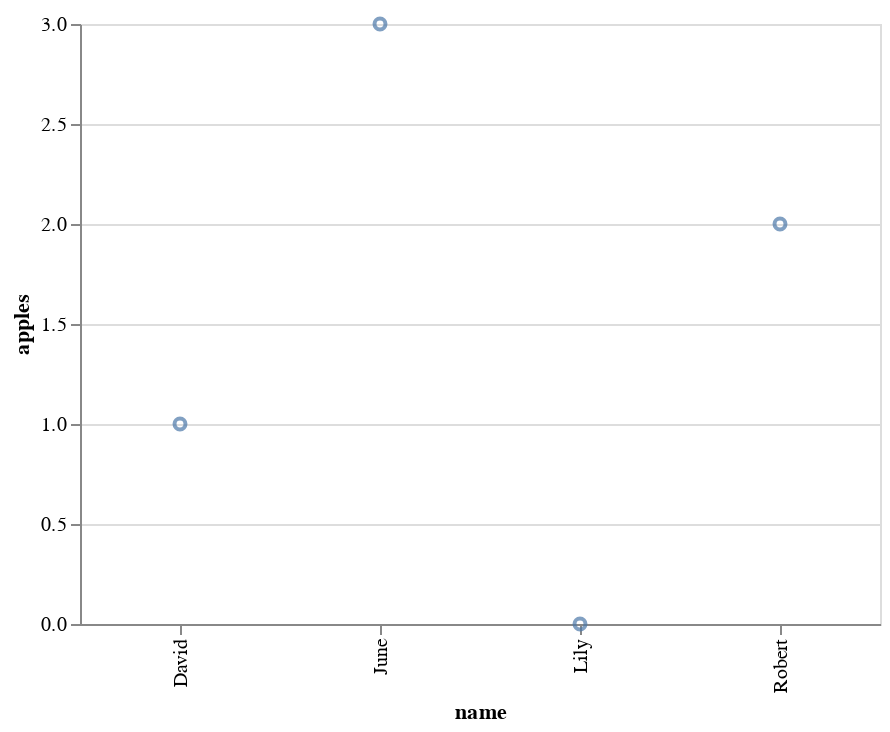

Notebook cell for this chart:
### Code cell
alt.Chart(purchases, width=400).mark_point().encode(x='name', y='apples')

### Figure 1 — Vega-Lite specification as saved in the notebook (floating-point values rounded to 4 significant figures)
{"$schema": "https://vega.github.io/schema/vega-lite/v3.4.0.json", "config": {"mark": {"tooltip": null}, "view": {"height": 300, "width": 400}}, "data": {"name": "data-6a1cf7a95d65bd27e8351f62808fc777"}, "datasets": {"data-6a1cf7a95d65bd27e8351f62808fc777": [{"apples": 3, "name": "June", "oranges": 0}, {"apples": 2, "name": "Robert", "oranges": 3}, {"apples": 0, "name": "Lily", "oranges": 7}, {"apples": 1, "name": "David", "oranges": 2}]}, "encoding": {"x": {"field": "name", "type": "nominal"}, "y": {"field": "apples", "type": "quantitative"}}, "mark": "point", "width": 400}
